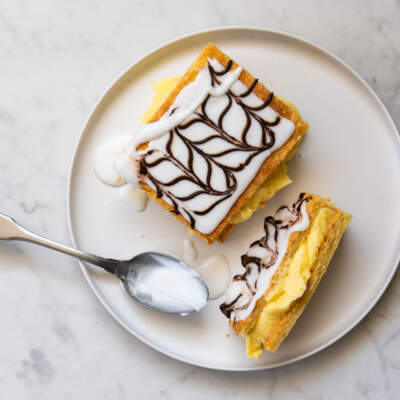
#> input picture SystemyMultimedialne/Lab10/cake.jpg, 400 x 400 px, found by its file name
$ python main.py
#> lines starting #> are read from the running program, lines starting #| are printed output that depends on the picture

import numpy as np
import matplotlib.pyplot as plt
import cv2
import random
from skimage.metrics import structural_similarity
from skimage.metrics import mean_squared_error
from skimage.metrics import normalized_root_mse
import pandas as pd
from sklearn.linear_model import LinearRegression

'''KOMPRESJA DO JPEG'''

def compress_jpg(img, quality):
    encode_param = [int(cv2.IMWRITE_JPEG_QUALITY), quality]
    result, encimg = cv2.imencode('.jpg', img, encode_param)
    decimg = cv2.imdecode(encimg, 1)
    return decimg

'''ROZMYWANIE'''

def blur_mean(img, box_size):
    return cv2.blur(img, (box_size, box_size))

def blur_gaussian(img, box_size, sigma):
    return cv2.GaussianBlur(img, (box_size, box_size), sigma)

def blur_median(img, box_size):
    return cv2.medianBlur(img, box_size)

def blur_bilateral(img, box_size, sigma_color, sigma_space):
    return cv2.bilateralFilter(img, box_size, sigma_color, sigma_space)

'''ZASZUMIENIE'''

# [15 lines left out: functions noise_gauss, noise_vals, noise_rand, not called in this run]

'''SÓL I PIEPRZ'''

# [14 lines left out: function noise_SnP, not called in this run]

'''OBIEKTYWNE MIARY JAKOŚCI'''

# [65 lines left out: functions mse, nmse, psnr, if0, not called in this run]

# to do
def ssim(K, I):
    return structural_similarity(K, I, channel_axis=2)


'''WCZYTANIE OBRAZU'''

_img=cv2.imread('Lab10/cake.jpg')
img = cv2.cvtColor(_img, cv2.COLOR_BGR2RGB)

# [74 lines of commented-out code are left out]

results = pd.read_csv("Lab10/kwiat - jpg.csv")
#> (reads SystemyMultimedialne/Lab10/kwiat - jpg.csv from the repository)

imgs = []
for i in range(10):
    imgs.append("img" + str(i))


# [10 lines of commented-out code are left out]

norms = [
    ssim(compress_jpg(img, 90), img),
    ssim(compress_jpg(img, 80), img),
    ssim(compress_jpg(img, 70), img),
    ssim(compress_jpg(img, 60), img),
    ssim(compress_jpg(img, 50), img),
    ssim(compress_jpg(img, 40), img),
    ssim(compress_jpg(img, 30), img),
    ssim(compress_jpg(img, 25), img),
    ssim(compress_jpg(img, 15), img),
    ssim(compress_jpg(img, 5), img),
]
#> in compress_jpg, `decimg = cv2.imdecode(encimg, 1)`:
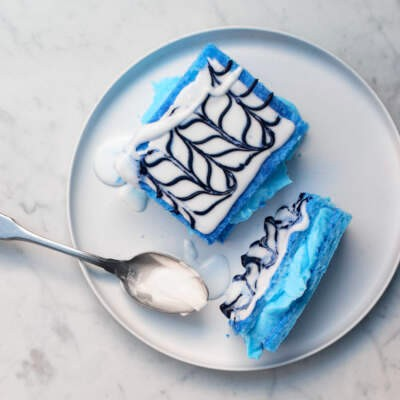
#> decimg: shape (400, 400, 3); mean B, G, R 195.4, 185.7, 175.3
#> in compress_jpg (call 9), `encode_param = [int(cv2.IMWRITE_JPEG_QUALITY), quality]`: encode_param = [1, 15]
#> in compress_jpg (call 9), `result, encimg = cv2.imencode('.jpg', img, encode_param)`: encimg = 7960 values, max 255 at index 0, min 0 at index 4, mean 112.2
#> in compress_jpg (call 9), `decimg = cv2.imdecode(encimg, 1)`:
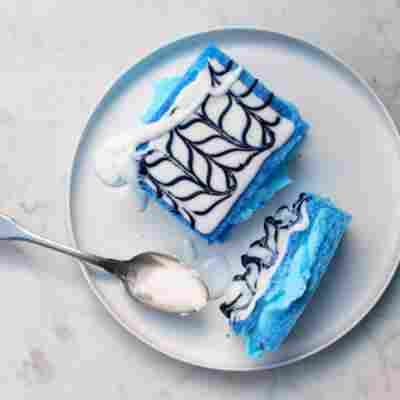
#> decimg: shape (400, 400, 3); mean B, G, R 194.8, 185.8, 175.2
#> in compress_jpg (call 10), `encode_param = [int(cv2.IMWRITE_JPEG_QUALITY), quality]`: encode_param = [1, 5]
#> in compress_jpg (call 10), `result, encimg = cv2.imencode('.jpg', img, encode_param)`: encimg = 5018 values, max 255 at index 0, min 0 at index 4, mean 98.12
#> in compress_jpg (call 10), `decimg = cv2.imdecode(encimg, 1)`:
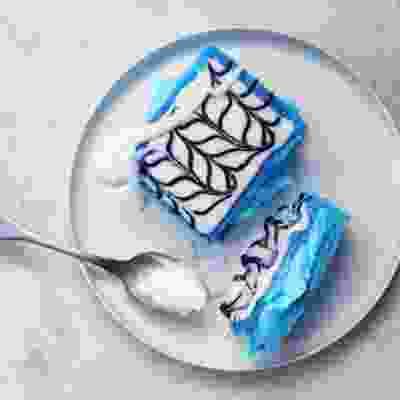
#> decimg: shape (400, 400, 3); mean B, G, R 194, 186.1, 177
#> norms = [0.985, 0.978, 0.973, 0.97, 0.963, 0.951, 0.93, 0.922, 0.889, 0.772]

# norms = [
#     mse(edited1, img),
#     mse(edited2, img),
#     mse(edited3, img),
#     mse(edited4, img),
#     mse(edited5, img),
#     mse(edited6, img),
#     mse(edited7, img),
#     mse(edited8, img),
#     mse(edited9, img),
#     mse(edited10, img),
# ]


# norms = [2209.044383, 56.369219, 256.741198, 256.741198, 475.272304, 7.552477, 143.069546, 155.411983, 79.662363, 36.820629]


if __name__ == "__main__":

    # [5 lines of commented-out code are left out]


    base=pd.DataFrame(data=results).transpose()
    badani = base.iloc[1]
    base = base.drop(base.index[[0, 1]])


    base.index = imgs

    base.assign(Name="norms")
    base.insert(0, "norms", norms)

    col = ["norms"]
    for badany in badani:
        col.append(badany)
    base.columns = col

    base = base.reindex(sorted(base.columns), axis=1)

    mos = []

    for i in range(len(imgs)):
        mos.append(list(base.iloc[i, :-1].values))

    print(mos)

    # symbol = []

    print(base)

    # [6 lines of commented-out code are left out]

    for i in range(len(imgs)):
        plt.plot(i, mos[i][0], "r*")
        plt.plot(i, mos[i][1], "r*")
        plt.plot(i, mos[i][2], "r*")

        plt.plot(i, mos[i][3], "g^")
        plt.plot(i, mos[i][4], "g^")
        plt.plot(i, mos[i][5], "g^")

        plt.plot(i, mos[i][6], "bv")
        plt.plot(i, mos[i][7], "bv")
        plt.plot(i, mos[i][8], "bv")

        plt.plot(i, mos[i][9], "gv")
        plt.plot(i, mos[i][10], "gv")
        plt.plot(i, mos[i][11], "gv")

        plt.plot(i, mos[i][12], "rv")
        plt.plot(i, mos[i][13], "rv")
        plt.plot(i, mos[i][14], "rv")

        plt.plot(i, mos[i][15], "b*")
        plt.plot(i, mos[i][16], "b*")
        plt.plot(i, mos[i][17], "b*")

        plt.plot(i, mos[i][18], "g*")
        plt.plot(i, mos[i][19], "g*")
        plt.plot(i, mos[i][20], "g*")

    plt.xticks(np.arange(len(imgs)), imgs)
    plt.show()

    """agregated dla badanego"""

    for i in range(len(imgs)):
        plt.plot(i, np.sum(mos[i][0:3])/3, "r*")
        plt.plot(i, np.sum(mos[i][3:6])/3, "g^")
        plt.plot(i, np.sum(mos[i][6:9])/3, "bv")
        plt.plot(i, np.sum(mos[i][9:12])/3, "gv")
        plt.plot(i, np.sum(mos[i][12:15])/3, "rv")
        plt.plot(i, np.sum(mos[i][15:18])/3, "b*")
        plt.plot(i, np.sum(mos[i][18:-1])/3, "g*")
    plt.xticks(np.arange(len(imgs)), imgs)
    plt.show()

    """agreggated"""
    for i in range(len(imgs)):
        plt.plot(i, np.sum(mos[i][:])/21, "r*")
    plt.xticks(np.arange(len(imgs)), imgs)
    plt.show()
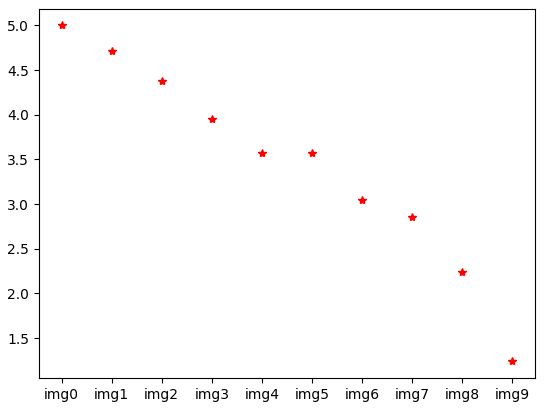
#> figure drawn by matplotlib, 1 panel

    """mos + miary"""

    base = base.sort_values(by=['norms'])
    print(base)

    mos = []

    for i in range(len(imgs)):
        mos.append(list(base.iloc[i, :-1].values))

    for i in range(len(imgs)):
        plt.plot(base.iloc[i, -1], mos[i][0], "r*")
        plt.plot(base.iloc[i, -1], mos[i][1], "r*")
        plt.plot(base.iloc[i, -1], mos[i][2], "r*")
        plt.plot(base.iloc[i, -1], mos[i][3], "g^")
        plt.plot(base.iloc[i, -1], mos[i][4], "g^")
        plt.plot(base.iloc[i, -1], mos[i][5], "g^")
        plt.plot(base.iloc[i, -1], mos[i][6], "bv")
        plt.plot(base.iloc[i, -1], mos[i][7], "bv")
        plt.plot(base.iloc[i, -1], mos[i][8], "bv")
        plt.plot(base.iloc[i, -1], mos[i][9], "gv")
        plt.plot(base.iloc[i, -1], mos[i][10], "gv")
        plt.plot(base.iloc[i, -1], mos[i][11], "gv")

        plt.plot(base.iloc[i, -1], mos[i][12], "rv")
        plt.plot(base.iloc[i, -1], mos[i][13], "rv")
        plt.plot(base.iloc[i, -1], mos[i][14], "rv")

        plt.plot(base.iloc[i, -1], mos[i][15], "b*")
        plt.plot(base.iloc[i, -1], mos[i][16], "b*")
        plt.plot(base.iloc[i, -1], mos[i][17], "b*")

        plt.plot(base.iloc[i, -1], mos[i][18], "g*")
        plt.plot(base.iloc[i, -1], mos[i][19], "g*")
        plt.plot(base.iloc[i, -1], mos[i][20], "g*")
    plt.xticks(base.iloc[:, -1].values)
    plt.show()
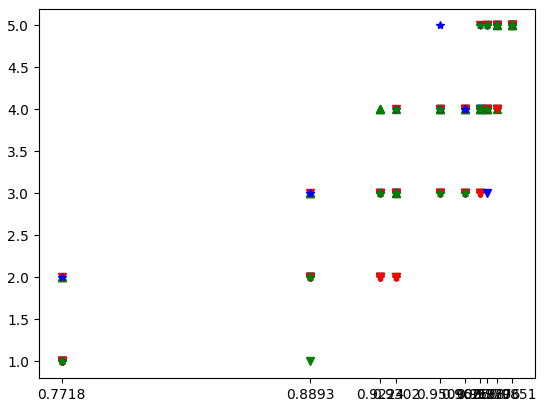
#> figure drawn by matplotlib, 1 panel

    """agregated dla badanego + mos"""

    symbol1 = ["r*", "g^"]
    for i in range(len(imgs)):
        plt.plot(base.iloc[i, -1], np.sum(mos[i][0:3])/3, "r*")
        plt.plot(base.iloc[i, -1], np.sum(mos[i][3:6])/3, "g^")
        plt.plot(base.iloc[i, -1], np.sum(mos[i][6:9])/3, "bv")
        plt.plot(base.iloc[i, -1], np.sum(mos[i][9:12])/3, "gv")
        plt.plot(base.iloc[i, -1], np.sum(mos[i][12:15])/3, "rv")
        plt.plot(base.iloc[i, -1], np.sum(mos[i][15:18])/3, "b*")
        plt.plot(base.iloc[i, -1], np.sum(mos[i][18:-1])/3, "g*")
    plt.xticks(base.iloc[:, -1].values)
    plt.show()
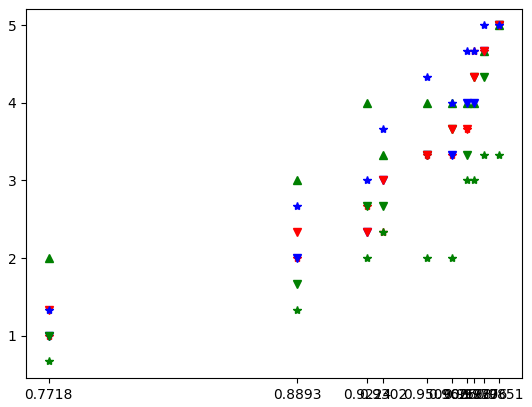
#> figure drawn by matplotlib, 1 panel

    """agreggated"""
    for i in range(len(imgs)):
        plt.plot(base.iloc[i, -1], np.sum(mos[i][:])/21, "r*")
    plt.xticks(base.iloc[:, -1].values)
    plt.show()
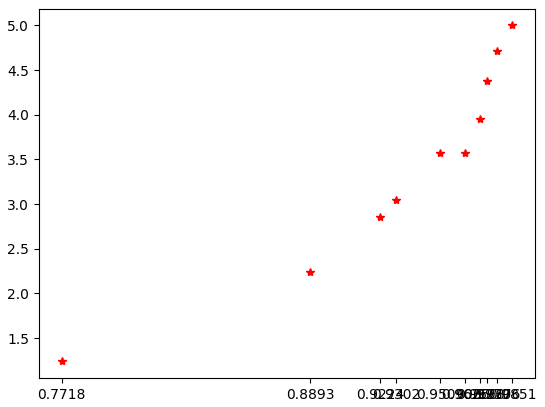
#> figure drawn by matplotlib, 1 panel
